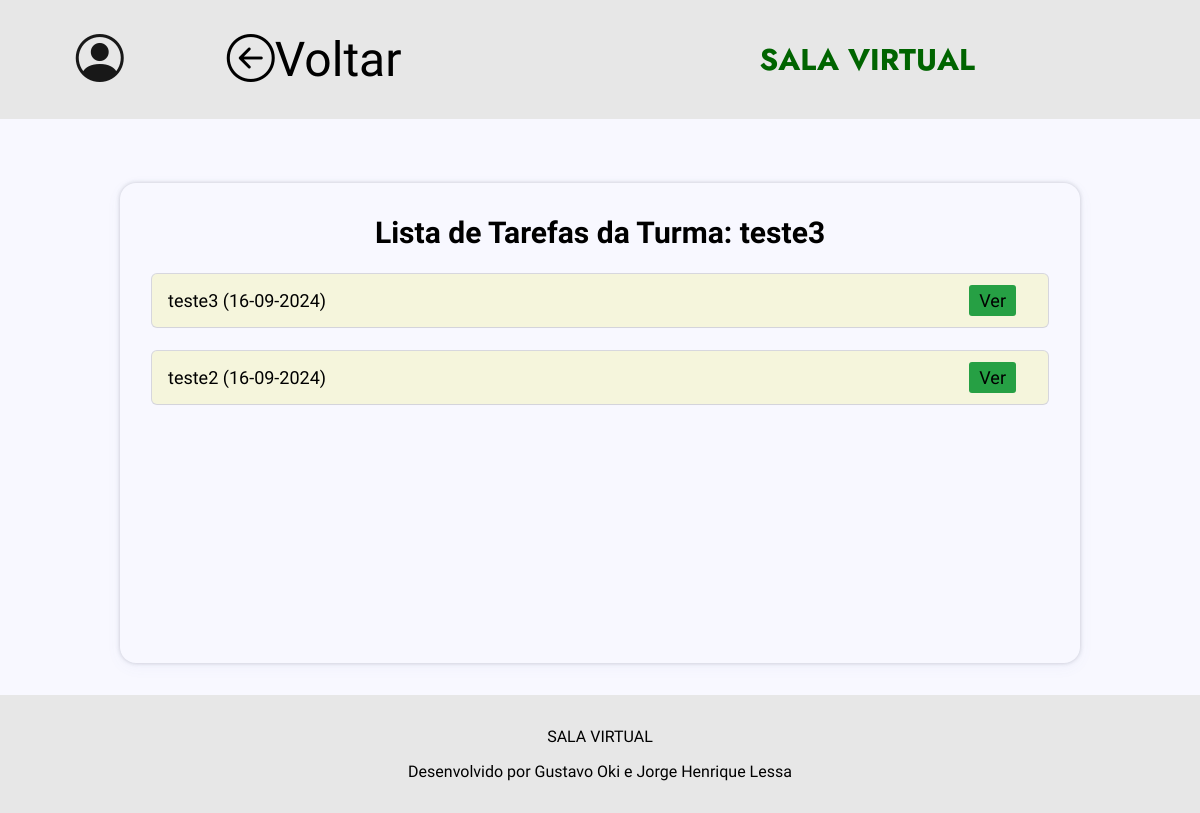
/turma/1, run on an earlier commit of the app's database.
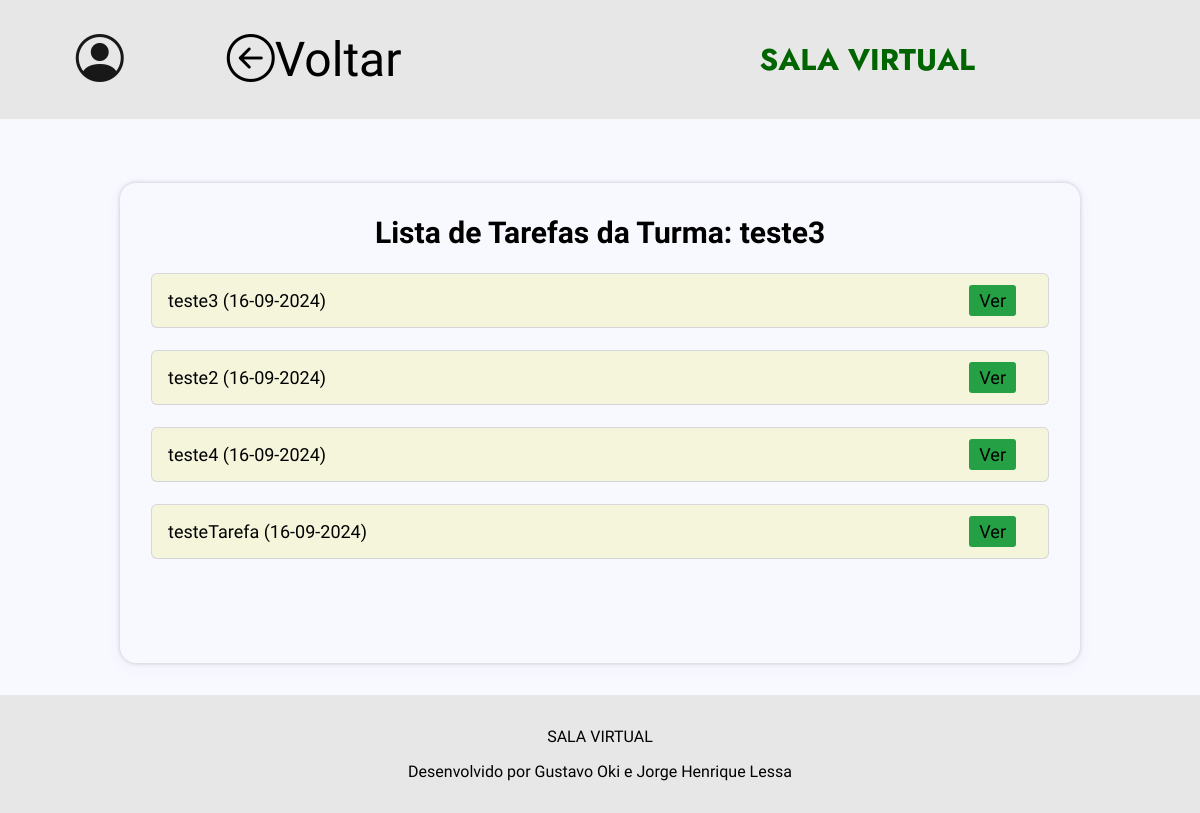
And on a later commit of the database.
### app.py (models this page shows, shortened)
class Turma(db.Model):
    id = db.Column(db.Integer, primary_key=True)
    nome = db.Column(db.String(100), nullable=False)
    professor = db.Column(db.String(100), nullable=False)
    codigo_acesso = db.Column(db.String(20), nullable=False, unique = True)  # Novo campo

class Tarefa(db.Model):
    id = db.Column(db.Integer, primary_key=True)
    titulo = db.Column(db.String(100), nullable=False)
    descricao = db.Column(db.String(100), nullable=False)
    arquivo = db.Column(db.LargeBinary, nullable=True)
    arquivo_nome = db.Column(db.String(100), nullable=True)  # Armazena o nome original do arquivo
    criado = db.Column(db.DateTime, default=datetime.utcnow)
    turma_id = db.Column(db.Integer, db.ForeignKey('turma.id'), nullable=False)  # Associa tarefa a uma turma específica
    turma = db.relationship('Turma', backref=db.backref('tarefas', lazy=True))

### app.py (the view)
@app.route("/turma/<int:turma_id>", methods=["POST", "GET"])
def turma(turma_id):
    turma = Turma.query.get_or_404(turma_id)  # Carregar a turma pelo ID
    tipo_perfil = session.get('tipo_perfil')
    if request.method == "POST":
        titulo = request.form.get('titulo')
        descricao = request.form.get('descricao')
        arquivo = request.files.get('arquivo')
        if titulo and descricao:
            arquivo_nome = arquivo.filename if arquivo else 'sem_nome'
            arquivo = arquivo.read() if arquivo else None  # Ler o conteúdo do arquivo
            nova_tarefa = Tarefa(
                titulo=titulo,
                descricao=descricao,
                arquivo=arquivo,
                arquivo_nome=arquivo_nome,
                turma_id=turma_id
            )
            try:
                db.session.add(nova_tarefa)
                db.session.commit()
                return redirect(f"/turma/{turma_id}")
            except Exception as e:
                return f"ERROR: {e}"
        else:
            return "Título ou descrição não fornecidos", 400
    else:
        tarefas = Tarefa.query.filter_by(turma_id=turma_id).order_by(Tarefa.criado).all()
        return render_template("turma.html", tarefas=tarefas, turma=turma, tipo_perfil=tipo_perfil)

### templates/turma.html (shortened to what this page needs)
<!DOCTYPE html>
<html lang="pt-BR">
<head>
    <link rel="stylesheet" href="https://cdn.jsdelivr.net/npm/bootstrap-icons@1.11.3/font/bootstrap-icons.min.css">
    <link rel="stylesheet" href="{{url_for('static', filename = 'css/styles.css')}}"/>
</head>
<body>
    <header class="cabecalho">
        <div class="container">
            <div id="container_icons">
                <nav>
                    <ul class="ul-icons">
                        <li class="icons_header dropdown">
                            <i class="bi bi-person-circle" id="profile-icon"></i>
                        </li>
                        <a href="{% if tipo_perfil == 'professor' %}/professor{% elif tipo_perfil == 'aluno' %}/aluno{% endif %}" id="voltar">
                            <i class="bi bi-arrow-left-circle"></i>Voltar
                        </a>
                    </ul>
                </nav>
            </div>
            <ul class="ul-menu">
                <div class="div_title_header">
                    <h1 id="title_header">SALA VIRTUAL</h1>
                </div>
            </ul>
        </div>
    </header>
    <section class="section_painel">
        <div class="painel">
            <div class="conteudos">
                <h1>Lista de Tarefas da Turma: {{ turma.nome }}</h1>
                <ul id="lista_conteudos">
                    {% if tarefas | length < 1 %}
                        <p id="sem_ctd_msg">Nenhum conteúdo disponível no momento...</p>
                    {% else %}
                        {% for tarefa in tarefas %}
                        <li class="li_conteudos">
                            <div>
                                <p id="info_conteudo">{{ tarefa.titulo }} ({{ tarefa.criado.strftime("%d-%m-%Y") }})</p>
                            </div>
                            <div class="buttons_li">
                                <a href="/tarefa/{{  tarefa.id  }}" id="download-btn"">Ver</a>
                            </div>
                        </li>
                        {% endfor %}
                    {% endif %}
                </ul>
            </div>
        </div>
    </section>
    <footer>
        <div id="div_footer">
            <p>SALA VIRTUAL</p>
            <p id="p_footer">Desenvolvido por Gustavo Oki e Jorge Henrique Lessa</p>
        </div>
    </footer>
</body>
</html>

### static/css/styles.css (style rules this page uses)
#voltar { color: inherit; font-size: 3rem; transition: 0.5s; margin-right: 5.5rem; text-decoration: none; }
.section_painel { display: flex; flex-direction: column; align-items: center; margin: 2rem 0; }
.painel { display: flex; flex-direction: column; align-items: center; width: 80%; }
.conteudos { box-shadow: rgba(67, 71, 85, 0.27) 0px 0px 0.25em, rgba(90, 125, 188, 0.05) 0px 0.25em 1em; border-radius: 1rem; display: flex; flex-direction: column; justify-items: center; align-items: center; text-align: start; margin-top: 2rem; padding: 2rem; width: 100%; min-height: 60vh; }
.conteudos h1 { font-size: 30px; }
#lista_conteudos { display: flex; flex-direction: column; list-style-type: none; width: 100%; height: 100%; align-items:center; font-size: 18px; margin-top: 1.5rem; }
#lista_conteudos li { display: flex; justify-content: space-between; margin-bottom: 1.5rem; box-shadow: rgba(0, 0, 0, 0.02) 0px 1px 3px 0px, rgba(27, 31, 35, 0.15) 0px 0px 0px 1px; padding: 1rem; border-radius: 5px; background-color: beige; width: 100%; transition: 0.5s; }
#lista_conteudos a { text-decoration: none; color: inherit; }
.buttons_li a { margin-right: 1rem; }
#download-btn { background-color: #26a044; border: none; padding: 5px 10px; border-radius: 3px; cursor: pointer; margin-left: 10px; transition: background-color 0.3s ease; }

### static/css/home.css (style rules this page uses)
.icons_header { list-style-type: none; font-size: 3rem; transition: 0.5s; margin-right: 5.5rem; }

### static/css/style-padrao.css (style rules this page uses)
* { font-family: var(--fonte-texto); padding: 0; margin: 0; box-sizing: border-box; }
body { min-height: 100vh; }
:root { --background: #F8F8FF; --cor-header-footer: #e7e7e7; --cor-secao: #F5F5F5; --cor-titulo: #000000; --cor-texto: #181818; --cor-texto-claro: beige; --cor-btn-texto: beige; --cor-destaque: #006400; --fonte-titulo: 'Jost'; --fonte-texto: 'Oswald'; }
body { min-height: 100vh; background-color: var(--background); }
.cabecalho { width: 100%; background-color: var(--cor-header-footer); }
.container { display: flex; justify-content: space-around; }
#container_icons { display: flex; margin-left: 1rem; }
.ul-menu { display: flex; flex-direction: row; justify-content:space-around; align-items:center; margin: 2rem 3rem 2rem 3rem; width: 40%; }
.ul-icons { display: flex; flex-direction: row; justify-content: space-around; align-items: center; padding: 1rem 0 1rem 0; width: 100%; }
#title_header { font-family: var(--fonte-titulo); font-size: 30px; color: var(--cor-destaque); }
nav li { display: inline-block; }
nav li i { display: inline-block; color: var(--cor-texto); text-decoration: none; padding: 15px; }
#voltar { color: inherit; font-size: 3rem; transition: 0.5s; margin-right: 5.5rem; }
footer { background-color: var(--cor-header-footer); color: var(--cor-titulo); font-family: var(--fonte-texto); }
#div_footer { display: flex; flex-direction: column; align-items: center; padding: 2rem; }
#p_footer { margin-top: 1rem; }

What changed in the data, as far as the page shows it:
added Tarefa: titulo "teste4", criado "16-09-2024"
added Tarefa: titulo "testeTarefa", criado "16-09-2024"
